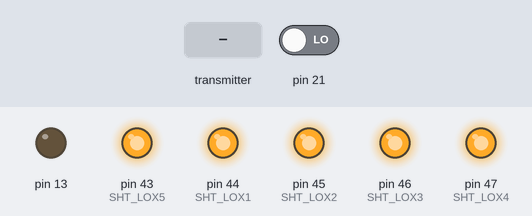
This sketch was run on a simulated Arduino Mega 2560, built with avr-gcc and run on an emulated ATmega2560. On the bench: output pins drawn as LEDs (lit = HIGH). The test bench sets the inputs (shaded band); at power-on: pin 21 LOW. The sensor or clock chip raises its interrupt line as the real part does; no radio packets arrive unless stated; what the sketch prints to the serial monitor is not drawn.

Above: at 1.8 s.
1.9 s: the transmitter starts sending recieved_data.0 = 64
At 2.9 s:
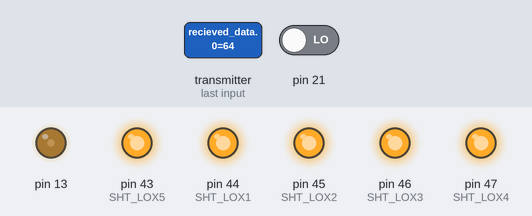
3.4 s: the transmitter starts sending recieved_data.0 = 128
At 3.9 s:
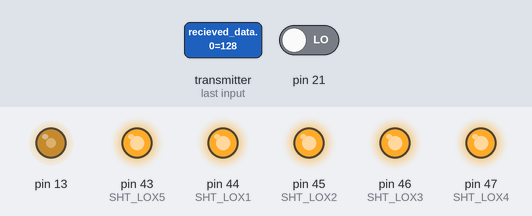
4.9 s: the transmitter starts sending recieved_data.0 = 255
At 6.3 s:
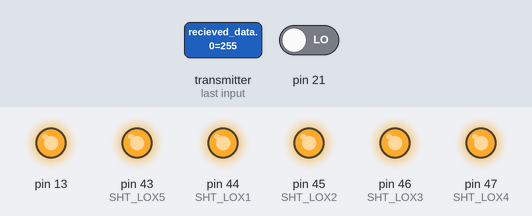
Timing chart, 0 to 7.9 s (numbered marks = the images above; inputs shaded):
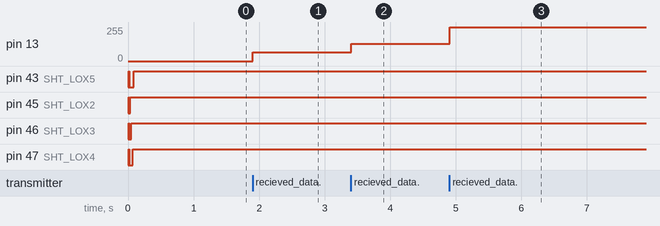

The sketch:

quadcopter.ino
```cpp
#define MOTOR_FL 2
#define MOTOR_FR 3
#define MOTOR_BL 4
#define MOTOR_BR 5
#define LED_PIN 6
#define POWER A1
#define GPS_TX 31
#define GPS_RX 30
#define SHT_LOX1 44   // front
#define SHT_LOX2 45   // left
#define SHT_LOX3 46   // right
#define SHT_LOX4 47   // back
#define SHT_LOX5 43   // down

#define LOX1_ADDRESS 0x30
#define LOX2_ADDRESS 0x31
#define LOX3_ADDRESS 0x32
#define LOX4_ADDRESS 0x33
#define LOX5_ADDRESS 0x34

#include <RF24.h>                         // библиотека радиомодуля
#include <nRF24L01.h>                     // библиотека радиомодуля
//#include <I2Cdev.h>                       // библиотека гироскопа
#include <MPU6050_6Axis_MotionApps20.h>   // библиотека гироскопа
#include <QMC5883LCompass.h>              // библиотека компаса
#include <Adafruit_BMP280.h>              // библиотека барометра
#include <Adafruit_VL53L0X.h>             // библиотека лазерных дальномеров

Adafruit_VL53L0X lox1 = Adafruit_VL53L0X();   // front
Adafruit_VL53L0X lox2 = Adafruit_VL53L0X();   // left
Adafruit_VL53L0X lox3 = Adafruit_VL53L0X();   // right
Adafruit_VL53L0X lox4 = Adafruit_VL53L0X();   // back
Adafruit_VL53L0X lox5 = Adafruit_VL53L0X();   // down

VL53L0X_RangingMeasurementData_t measure1;
VL53L0X_RangingMeasurementData_t measure2;
VL53L0X_RangingMeasurementData_t measure3;
VL53L0X_RangingMeasurementData_t measure4;
VL53L0X_RangingMeasurementData_t measure5;

MPU6050 mpu;
RF24 radio(7, 53);
QMC5883LCompass compass;
Adafruit_BMP280 bmp;

// ЛАЗЕРНЫЕ ДАЛЬНОМЕРЫ
int lox_front;
int lox_left;
int lox_right;
int lox_back;
int lox_down;

// БАРОМЕТР
float bmp_temp;
unsigned int bmp_pres;
int bmp_alt;

// КОМПАС
int compass_x;
int compass_y;
int compass_z;
int compass_az;

// ГИРОСКОП
float gx;
float gy;
float gz;

volatile bool mpuFlag = false;  // флаг прерывания готовности
uint8_t fifoBuffer[45];         // буфер
byte address[][6] = {"1Node", "2Node", "3Node", "4Node", "5Node", "6Node"}; //возможные номера труб

const uint8_t num_channels = 128;
uint8_t values[num_channels];
byte recieved_data[3];
int transmit_data[10];  // массив, хранящий передаваемые данные

void setID() {
  // all reset
  digitalWrite(SHT_LOX1, LOW);
  digitalWrite(SHT_LOX2, LOW);
  digitalWrite(SHT_LOX3, LOW);
  digitalWrite(SHT_LOX4, LOW);
  digitalWrite(SHT_LOX5, LOW);
  delay(10);
  // all unreset
  digitalWrite(SHT_LOX1, HIGH);
  digitalWrite(SHT_LOX2, HIGH);
  digitalWrite(SHT_LOX3, HIGH);
  digitalWrite(SHT_LOX4, HIGH);
  digitalWrite(SHT_LOX5, HIGH);
  delay(10);

  // activating LOX1 and resetting LOX2
  digitalWrite(SHT_LOX1, HIGH);
  digitalWrite(SHT_LOX2, LOW);
  digitalWrite(SHT_LOX3, LOW);
  digitalWrite(SHT_LOX4, LOW);
  digitalWrite(SHT_LOX5, LOW);

  // initing LOX1
  if (!lox1.begin(LOX1_ADDRESS)) {
    while (1);
  }
  delay(10);

  // activating LOX2
  digitalWrite(SHT_LOX2, HIGH);
  delay(10);

  //initing LOX2
  if (!lox2.begin(LOX2_ADDRESS)) {
    while (1);
  }
  delay(10);

  // activating LOX3
  digitalWrite(SHT_LOX3, HIGH);
  delay(10);

  //initing LOX3
  if (!lox3.begin(LOX3_ADDRESS)) {
    while (1);
  }
  delay(10);

  // activating LOX4
  digitalWrite(SHT_LOX4, HIGH);
  delay(10);

  //initing LOX4
  if (!lox4.begin(LOX4_ADDRESS)) {
    while (1);
  }
  delay(10);

  // activating LOX5
  digitalWrite(SHT_LOX5, HIGH);
  delay(10);

  //initing LOX5
  if (!lox5.begin(LOX5_ADDRESS)) {
    while (1);
  }
}

void read_lox() {      // считываем данные с лазерных дальномеров
  lox1.rangingTest(&measure1, false); // pass in 'true' to get debug data printout!
  lox2.rangingTest(&measure2, false); // pass in 'true' to get debug data printout!
  lox3.rangingTest(&measure3, false); // pass in 'true' to get debug data printout!
  lox4.rangingTest(&measure4, false); // pass in 'true' to get debug data printout!
  lox5.rangingTest(&measure5, false); // pass in 'true' to get debug data printout!

  if (measure1.RangeStatus != 4) {    // if not out of range
    lox_front = measure1.RangeMilliMeter;
  } else {
    lox_front = 0;
  }

  if (measure2.RangeStatus != 4) {    // if not out of range
    lox_left = measure2.RangeMilliMeter;
  } else {
    lox_left = 0;
  }

  if (measure3.RangeStatus != 4) {    // if not out of range
    lox_right = measure3.RangeMilliMeter;
  } else {
    lox_right = 0;
  }

  if (measure4.RangeStatus != 4) {    // if not out of range
    lox_back = measure4.RangeMilliMeter;
  } else {
    lox_back = 0;
  }

  if (measure5.RangeStatus != 4) {    // if not out of range
    lox_down = measure5.RangeMilliMeter;
  } else {
    lox_down = 0;
  }
}

void read_bmp() {
  bmp_temp = bmp.readTemperature();
  bmp_pres = bmp.readPressure();
  bmp_alt = bmp.readAltitude(1013.25);
}

void read_copmass() {
  compass.read();
  compass_x = compass.getX();
  compass_y = compass.getY();
  compass_z = compass.getZ();
  compass_az = compass.getAzimuth();
}

void read_mpu() {
  if (mpuFlag && mpu.dmpGetCurrentFIFOPacket(fifoBuffer)) {
    // переменные для расчёта (ypr можно вынести в глобал)
    Quaternion q;
    VectorFloat gravity;
    float ypr[3];
    // расчёты
    mpu.dmpGetQuaternion(&q, fifoBuffer);
    mpu.dmpGetGravity(&gravity, &q);
    mpu.dmpGetYawPitchRoll(ypr, &q, &gravity);
    mpuFlag = false;
    // выводим результат в радианах (-3.14, 3.14)
    gx = degrees(ypr[2]);
    gy = degrees(ypr[1]);
    gz = degrees(ypr[0]);
  }
}

void setup() {
  Serial.begin(9600);
  pinMode(13, OUTPUT);

  pinMode(SHT_LOX1, OUTPUT);
  pinMode(SHT_LOX2, OUTPUT);
  pinMode(SHT_LOX3, OUTPUT);
  pinMode(SHT_LOX4, OUTPUT);
  pinMode(SHT_LOX5, OUTPUT);

  digitalWrite(SHT_LOX1, LOW);
  digitalWrite(SHT_LOX2, LOW);
  digitalWrite(SHT_LOX3, LOW);
  digitalWrite(SHT_LOX4, LOW);
  digitalWrite(SHT_LOX5, LOW);
  setID();

  bmp.begin();
  bmp.setSampling(Adafruit_BMP280::MODE_NORMAL,
                  Adafruit_BMP280::SAMPLING_X2,
                  Adafruit_BMP280::SAMPLING_X16,
                  Adafruit_BMP280::FILTER_X16,
                  Adafruit_BMP280::STANDBY_MS_500);

  compass.init();
  compass.setCalibrationOffsets(115.00, -721.00, -128.00);
  compass.setCalibrationScales(1.09, 0.92, 0.97);

  mpu.initialize();
  mpu.dmpInitialize();
  mpu.setDMPEnabled(true);
  mpu.setXAccelOffset(2698);
  mpu.setYAccelOffset(-3927);
  mpu.setZAccelOffset(1083);
  mpu.setXGyroOffset(-15);
  mpu.setYGyroOffset(48);
  mpu.setZGyroOffset(27);
  attachInterrupt(2, dmpReady, RISING);

  radio.begin();              // активировать модуль
  radio.setAutoAck(1);        // режим подтверждения приёма, 1 вкл 0 выкл
  radio.setRetries(0, 15);    // (время между попыткой достучаться, число попыток)
  radio.enableAckPayload();   // разрешить отсылку данных в ответ на входящий сигнал
  radio.setPayloadSize(32);   // размер пакета, в байтах

  radio.openReadingPipe(1, address[0]);   // хотим слушать трубу 0
  radio.setChannel(0x60);             // выбираем канал (в котором нет шумов!)

  radio.setPALevel (RF24_PA_MAX);   // уровень мощности передатчика. На выбор RF24_PA_MIN, RF24_PA_LOW, RF24_PA_HIGH, RF24_PA_MAX
  radio.setDataRate (RF24_1MBPS); // скорость обмена. На выбор RF24_2MBPS, RF24_1MBPS, RF24_250KBPS
  //должна быть одинакова на приёмнике и передатчике!
  //при самой низкой скорости имеем самую высокую чувствительность и дальность!!

  radio.powerUp();        // начать работу
  radio.startListening(); // начинаем слушать эфир, мы приёмный модуль
}

void dmpReady() {
  mpuFlag = true;
}

void loop() {
  /*read_lox();
    read_bmp();
    read_copmass();
    read_mpu();
    Serial.print(lox_front);
    Serial.print(" ");
    Serial.print(lox_right);
    Serial.print(" ");
    Serial.print(lox_back);
    Serial.print(" ");
    Serial.print(lox_left);
    Serial.print(" ");
    Serial.print(lox_down);
    Serial.print(" : ");

    Serial.print(bmp_temp);
    Serial.print(" ");
    Serial.print(bmp_pres);
    Serial.print(" ");
    Serial.print(bmp_alt);
    Serial.print(" : ");

    Serial.print(compass_x);
    Serial.print(" ");
    Serial.print(compass_y);
    Serial.print(" ");
    Serial.print(compass_z);
    Serial.print(" ");
    Serial.print(compass_az);
    Serial.print(" : ");

    Serial.print(gx);
    Serial.print(" ");
    Serial.print(gy);
    Serial.print(" ");
    Serial.print(gz);
    Serial.println();*/
  recieve_signal();
  delay(2);
  send_signal();
  delay(2);
}

void recieve_signal() {
  radio.openReadingPipe(1, address[0]);   // хотим слушать трубу 0
  byte pipeNo;
  //radio.powerUp();
  radio.startListening();
  while ( radio.available(&pipeNo)) { // есть входящие данные
    radio.read(&recieved_data, sizeof(recieved_data));
    analogWrite(13, recieved_data[0]);
    //Serial.println(recieved_data[0]);
  }
}

void send_signal() {
  radio.openWritingPipe(address[1]);  // мы - труба 0, открываем канал для передачи данных
  //read_lox();
  transmit_data[0] = lox_front;  // массив, хранящий передаваемые данные
  transmit_data[2] = lox_left;  // массив, хранящий передаваемые данные
  transmit_data[4] = lox_right;  // массив, хранящий передаваемые данные
  transmit_data[6] = lox_back;  // массив, хранящий передаваемые данные
  transmit_data[8] = lox_down;  // массив, хранящий передаваемые данные
  Serial.println(transmit_data[0]);
  radio.stopListening();
  //radio.powerUp();    // включить передатчик
  radio.write(&transmit_data, sizeof(transmit_data)); // отправить по радио
  //radio.powerDown();  // выключить передатчик

}
```

Measured:
- after the input at 1.9 s, pin 13: 0/255 → 64/255 at once
- after the input at 3.4 s, pin 13: 64/255 → 128/255 at once
- after the input at 4.9 s, pin 13: 128/255 → 255/255 at once
